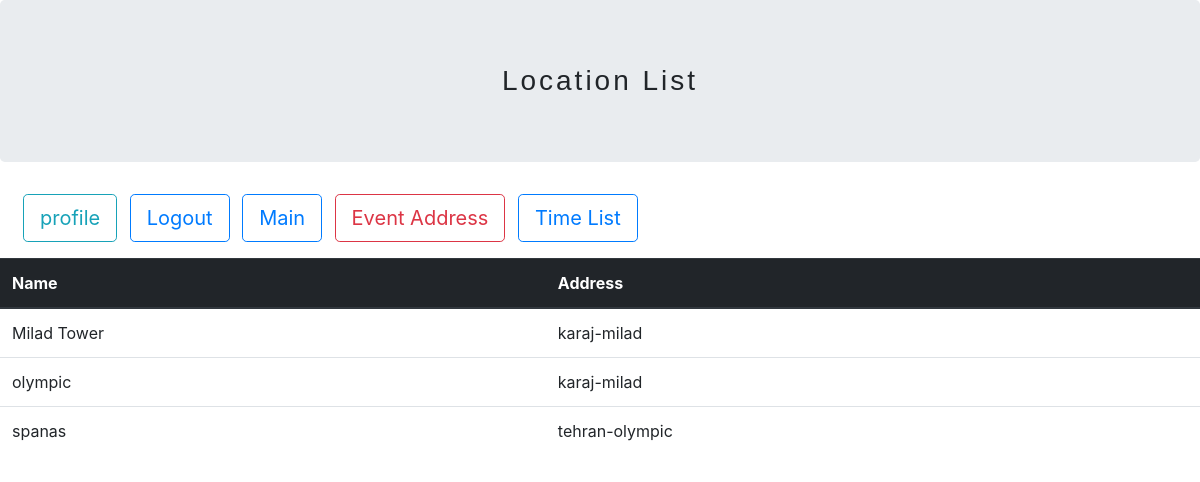
Page /ticketing/location-list/ (signed in) on the committed database.
### ticketing/models.py (models this page shows, shortened)
class LocationModel(models.Model):
    name = models.CharField(max_length= 50)
    address=models.CharField(max_length= 150,default="karaj-milad")
    phone=models.CharField(max_length= 11)

### ticketing/views.py (the view)
# urls.py: path('location-list/',views.locationListView , name='location-list') ,
@login_required
def locationListView(request) :
     locationList = LocationModel.objects.all()
     context={
          "locationList":locationList ,
     }
     return render(request,'ticketing/location-list.html',context)

### ticketing/templates/ticketing/location-list.html
{%  extends  "ticketing/layout.html" %}
{% block titlePage %} Location List{% endblock%}
{% block mainContent %}
<table class="table mt-3">
  <thead class="thead-dark">
    <tr>
      <th scope="col">Name</th>
      <th scope="col">Address</th>
    </tr>
  </thead>
  <tbody>
    {% for location in  locationList %}
    <tr>
      <td>{{location.name}}</td>
      <td>{{location.address}}</td>
    </tr>
    {% endfor %}
  </tbody>
</table>
{% endblock%}

### rows in the picture
LocationModel: name "Milad Tower", address "karaj-milad"
LocationModel: name "olympic", address "karaj-milad"
LocationModel: name "spanas", address "tehran-olympic"
